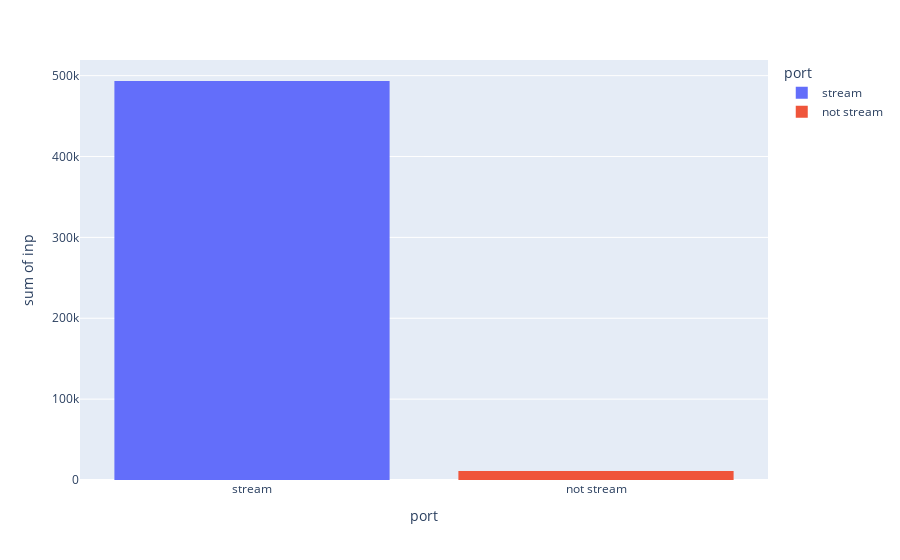

The notebook cell this image was saved under:
### Code cell
fig=px.histogram(df,x='port',y='inp',color='port',nbins=20)
fig.show()

### Figure 1 — Plotly figure (JSON) as saved in the notebook; plotly's stock layout.template omitted (floating-point values rounded to 4 significant figures; data arrays with more than 128 entries replaced by an {"elided": "..."} marker saying what was removed)
{"data": [{"alignmentgroup": "True", "bingroup": "x", "histfunc": "sum", "hovertemplate": "port=%{x}<br>sum of inp=%{y}<extra></extra>", "legendgroup": "stream", "marker": {"color": "#636efa", "pattern": {"shape": ""}}, "name": "stream", "nbinsx": 20, "offsetgroup": "stream", "orientation": "v", "showlegend": true, "type": "histogram", "x": {"elided": "6335 str values"}, "xaxis": "x", "y": {"elided": "6335 int values"}, "yaxis": "y"}, {"alignmentgroup": "True", "bingroup": "x", "histfunc": "sum", "hovertemplate": "port=%{x}<br>sum of inp=%{y}<extra></extra>", "legendgroup": "not stream", "marker": {"color": "#EF553B", "pattern": {"shape": ""}}, "name": "not stream", "nbinsx": 20, "offsetgroup": "not stream", "orientation": "v", "showlegend": true, "type": "histogram", "x": {"elided": "393 str values"}, "xaxis": "x", "y": {"elided": "393 int values"}, "yaxis": "y"}], "layout": {"barmode": "relative", "legend": {"title": {"text": "port"}, "tracegroupgap": 0}, "margin": {"t": 60}, "xaxis": {"anchor": "y", "categoryarray": ["stream", "not stream"], "categoryorder": "array", "domain": [0, 1], "title": {"text": "port"}}, "yaxis": {"anchor": "x", "domain": [0, 1], "title": {"text": "sum of inp"}}}}
